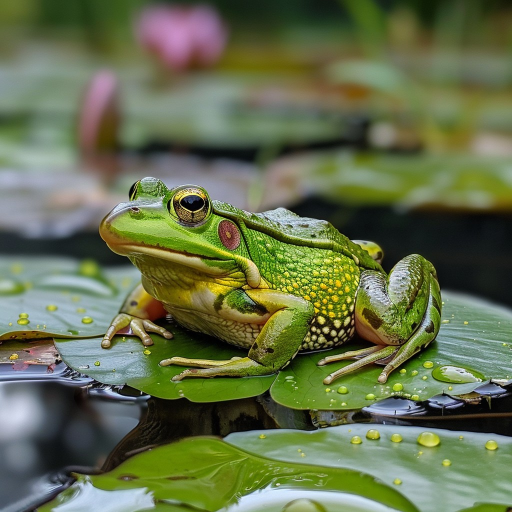
#> input picture tutorial_01/res/frog.jpg, 1024 x 1024 px (shown at 1/2 size)
$ jupyter execute imagenes.ipynb   (shell and % lines are left out)
#> lines starting #> are read from the running program, lines starting #| are printed output that depends on the picture
# Tutorial 01 - Procesamiento de Imágenes

En este tutorial realizaremos operaciones básicas sobre imágenes.

# Setup

Este tutorial se puede ejecutar local en Jupyter lab o utilizar Google Colab.

## En Google Colab
Este tutorial se provee junto con archivos de recursos dentro de un archivo ".zip".
En caso de ejecutar en Google Colab hay que:

1. Descomprimir el zip en algún lado
2. Subir el contenido del zip a Google Drive en alguna carpeta (por ejemplo `udesa/I308/tutoriales/tutorial_01`)
3. Abrir este notebook .ipynb

[cell 1]
import os
import sys

# TODO: establecer el path en caso de trabajar con Colab
DRIVE_DIR = "udesa/I308/tutoriales/tutorial_01"

# detecta si estamos corriendo en Google Colab
try:
  from google.colab import drive
  COLAB = True
except:
  COLAB = False

if COLAB:
    # monta Google Drive
    drive.mount('/content/drive')

    base_path = "/content/drive/MyDrive/"
    path = os.path.join(base_path, DRIVE_DIR)

    %cd {path}
    sys.path.append(path)

# Librerías de manejo de imágenes

Si bien en este tutorial vamos a utilizar OpenCV, en Python existen varias librerías para manipular imágenes, cada una con diferentes fortalezas dependiendo del tipo de tarea.

Entre las más populares tenemos:

- [OpenCV](https://opencv.org/)
- [Pillow](https://pillow.readthedocs.io/en/stable/#)
- [scikit-image](https://scikit-image.org/)

## OpenCV

OpenCV es una librería esencial de visón por computadora.

El proyecto inicial fue desarrollado por Intel Research (Rusia), ~1999 con el propósito de tener una base de código eficiente y estandarizada evitando  "reinventar la rueda" cada vez. Luego fue creciendo y ganando popularidad, en 2006 fue impulsada por la empresa Willow Garage (creadora del Robot Operating System, ROS). Hoy en día es mantenida por varias empresas.

Sus principales características son Open Source, código optimizado en C++ portable, con conectores a varios otros lenguajes como Python y Javascript.

## Documentación

- [Referencia](https://docs.opencv.org/4.10.0/), [Python](https://docs.opencv.org/4.10.0/d6/d00/tutorial_py_root.html)

## Repositorios

Está codeada en C y C++, se puede compilar optimizado para la arquitectura de hard donde se dersea correr.

- [librería](https://github.com/opencv/opencv)

- [contrib](https://github.com/opencv/opencv_contrib) (código experimental, y algoritmos no incluidos por default)

- [OpenCV python bindings](https://github.com/opencv/opencv-python).
los bindings de Python nos permiten invocar código en C y C++, desde código python, de esta manera tenemos lo mejor de ambos mundos: Podemos trabajar a alto nivel sin tener que meternos con cuestiones implementativas como administrar memoria y aritmética de punteros, y teniendo todo el poder de cómputo de código optimizado y compilado para nuestra plataforma.

## OpenCV. Instalación

La instalación dependerá de dónde queramos correr y lo que queramos hacer.
En este curso vamos a usarlo desde los bindings de python.

### Instalación Local

Podemos instalar la librería pre-compilada desde pypi, desde [pypi.org](https://pypi.org/project/opencv-python/)  con el comando:

```
  pip install opencv-python
```
Esto puede demorar unos minutos.

### Instalación en Google Colab

En Google Colab, OpenCV ya viene instalado, y no hace falta instalarlo.

[cell 2]
# instalar OpenCV si fuera necesario

[cell 3]
# verifiquemos la versión de OpenCV que viene instalada en colab,
# la última version estable es:
import cv2

print(cv2.__version__)

# Manejo de Color y visualización

## Cargando imágenes con OpenCV

En el directorio de recursos `res` está la imagen "frog.jpg",
visualicémosla abriendola desde el panel izquierdo (files browser).

Ahora carguémosla en memoria usando la función [`imread`](https://docs.opencv.org/4.x/d4/da8/group__imgcodecs.html#gacbaa02cffc4ec2422dfa2e24412a99e2) de OpenCV.

[cell 4]
import cv2

image = cv2.imread("res/frog.jpg")
#> image is the input picture: shape (1024, 1024, 3); mean B, G, R 76.7, 111.1, 101.1

[cell 5]
# 1. de qué tipo es la variable img?
type(image)

[cell 6]
# 2. tamaño de la imagen y canales
image.shape
#> Out = (1024, 1024, 3)

[cell 7]
# 3. de que tipo es cada elemento de la matriz?
image.dtype

[cell 8]
# 4. cómo vemos los valores numéricos de un pixel?
image[222, 333, :]
#> Out = [137, 153, 136]

[cell 9]
# 5. extraigamos un recorte de la imagen. Cómo?
# numpy slicing
image[:3, :4, 0]
#> Out = [[40, 40, 41, 42], [41, 41, 42, 42], [42, 42, 42, 42]]

## Graficando imágenes con MatPlotLib

Para visualizar la imagen podemos usar la función [`imshow`](https://matplotlib.org/stable/api/_as_gen/matplotlib.pyplot.imshow.html) de matplotlib

[cell 10]
# si no está instalado matplotlib, instalémoslo:

[cell 11]
from matplotlib import pyplot as plt

# Grafiquemos la imagen usando matplotlib
# ¿Qué está pasando con los colores?

plt.imshow(image)
plt.show()

## Convirtiendo entre espacios de colores

[cell 12]
# OpenCV trabaja por default con imágenes en BGR, pero Matplotlib espera las imágenes en RGB!!!
# convirtámosla de BGR a RGB que es como MPL espera.

# al ser un array de numpy, puedo hacer slicing para separar los canales
import numpy as np

b = image[:, :, 0]
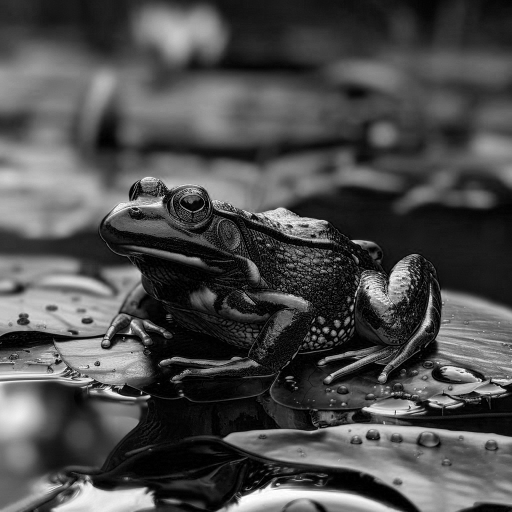
#> b: shape (1024, 1024) (shown at 1/2 size); min 0, max 255, mean 76.7
g = image[:, :, 1]
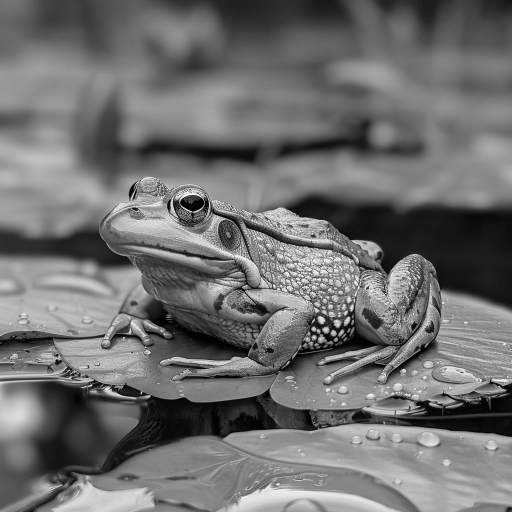
#> g: shape (1024, 1024) (shown at 1/2 size); min 0, max 255, mean 111.1
r = image[:, :, 2]

image_rgb = np.stack([r, g, b], axis=2)

print(image_rgb.shape)
#| (1024, 1024, 3)
plt.imshow(image_rgb)
plt.show()

## Conversión entre espacios de colores usando OpenCV

OpenCV provee la funcion [cv2.cvtColor](https://docs.opencv.org/4.x/d8/d01/group__imgproc__color__conversions.html#ga397ae87e1288a81d2363b61574eb8cab) que permite transformar imagenes entre espacios de color.

[cell 13]
image_rgb = cv2.cvtColor(image, cv2.COLOR_BGR2RGB)
plt.imshow(image_rgb)
plt.show()

## Escala de grises

[cell 14]
# cvtColor nos permite llevar una imagen color a escala de grises
img_gray = cv2.cvtColor(image, cv2.COLOR_BGR2GRAY)
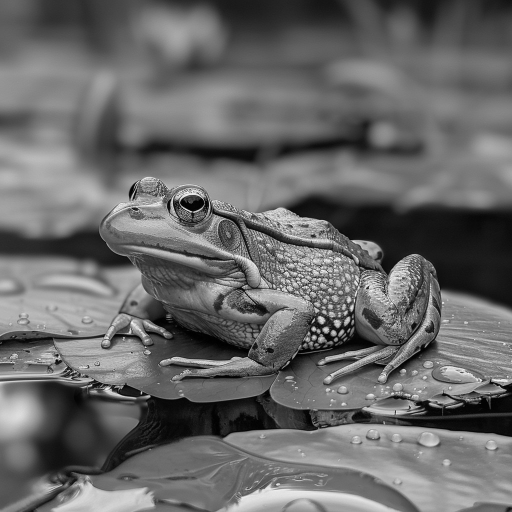
#> img_gray: shape (1024, 1024) (shown at 1/2 size); min 0, max 254, mean 104.2

print(img_gray.shape)
#| (1024, 1024)

plt.imshow(img_gray)
plt.show()

# Pero no se ve en gris se ve en azul y verde!!!
# ¿qué está pasando?

Cuando graficamos una imagen de un solo canal,
matplotlib usa un ["colormap"](https://matplotlib.org/stable/users/explain/colors/colormaps.html) para mapear los colores que se visualizan. Es básicamente una función que asigna un color en RGB para cada valor posible en la imagen.

Por default se usa `cmap='viridis'`, pero hay muchos otros colormaps como 'inferno', 'plasma', 'gray', etc.

[cell 15]
# Si queremos que la escala de grises se grafique en gris,
# entonces tenemos que usar cmap 'gray'
plt.imshow(img_gray, cmap='gray')

# esto incluye la barra lateral con la referencia de los valores de cada color
plt.colorbar()
plt.show()
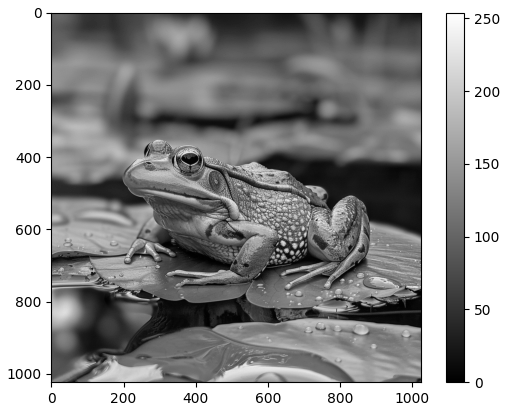
#> figure drawn by matplotlib, 2 panels

## Espacio de colores HSV

la función de OpenCV cvtColor permite transformar una imagen al espacio de color HSV.

[cell 16]
# algo similar sucede con el espacio de color HSV
# img = cv2.imread("res/hsv.png")
img = cv2.imread("res/frog.jpg")
rgb = cv2.cvtColor(image, cv2.COLOR_BGR2RGB)
hsv = cv2.cvtColor(image, cv2.COLOR_BGR2HSV)
#> hsv: shape (1024, 1024, 3); mean H, S, V 55.1, 106, 116.1

# ¿Qué sucede cuando queremos graficar una imagen HSV de opencv con matplotlib?
plt.imshow(hsv)
plt.show()

## Transformaciones en HSV
En general uno no plotea cosas en HSV, más bien convierte a HSV
para que sea más fácil realizar alguna transformación en ese espacio
y luego vuelve a RGB (o BGR) para visualizar los resultados.

[cell 17]
# Por Ejemplo:
# disminuyamos la saturación del color de la imagen:

# 1. convertimos de BGR a HSV
hsv = cv2.cvtColor(image, cv2.COLOR_BGR2HSV)

# 2. separamos los canales
h, s, v = cv2.split(hsv)
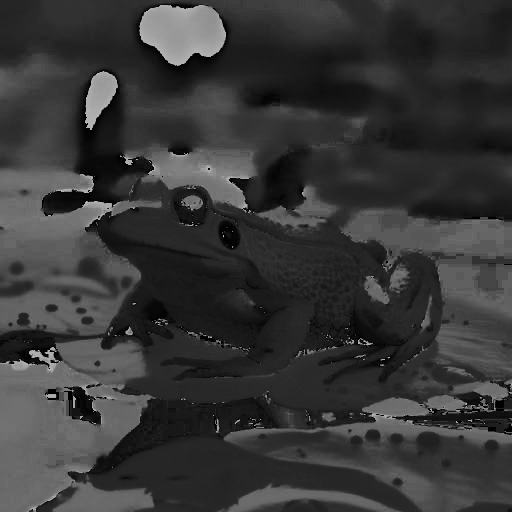
#> h: shape (1024, 1024) (shown at 1/2 size); min 0, max 179, mean 55.1
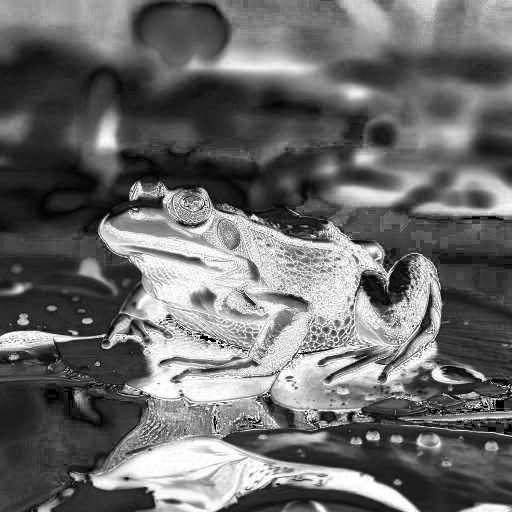
#> s: shape (1024, 1024) (shown at 1/2 size); min 0, max 255, mean 106
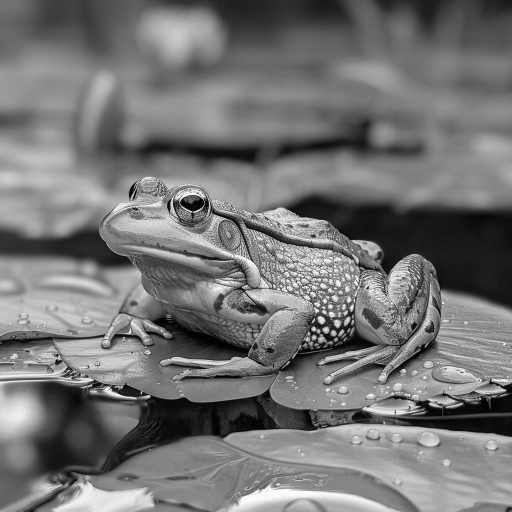
#> v: shape (1024, 1024) (shown at 1/2 size); min 0, max 255, mean 116.1

# 3. bajamos la saturación a un 25% de la original
s = (s * 0.25).astype(np.uint8)
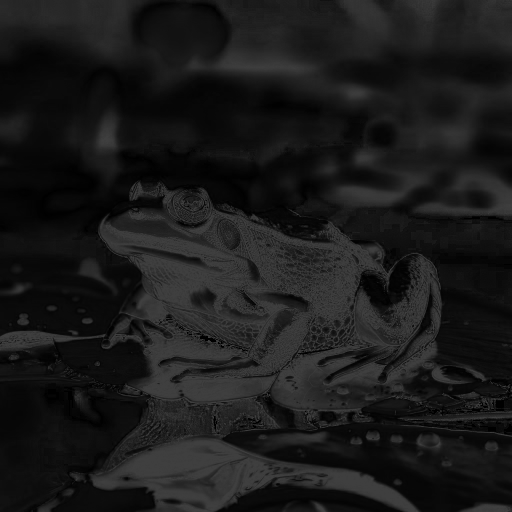
#> s: shape (1024, 1024) (shown at 1/2 size); min 0, max 63, mean 26.1

# 4. mergeamos los canales
hsv_desat = cv2.merge([h, s, v])
#> hsv_desat: shape (1024, 1024, 3); mean H, S, V 55.1, 26.1, 116.1

# 5. pasamos a RGB para plotear
rgb_original = cv2.cvtColor(image, cv2.COLOR_BGR2RGB)
rgb_desat = cv2.cvtColor(hsv_desat, cv2.COLOR_HSV2RGB)
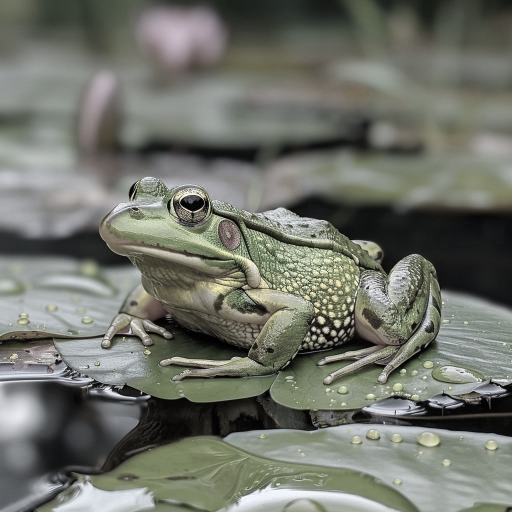
#> rgb_desat: shape (1024, 1024, 3) (shown at 1/2 size); mean R, G, B 112.1, 114.7, 106

plt.imshow(rgb_original)
plt.title("original")
plt.show()

plt.imshow(rgb_desat)
plt.title("des-saturada")
plt.show()

## HSV en OpenCV

Ojo porque HSV [en OpenCV es con HSV medio "tricky"](https://docs.opencv.org/4.x/de/d25/imgproc_color_conversions.html#color_convert_rgb_hsv).

OpenCV trabaja con valores entre 0 y 255 para los canales S y V.
Pero el canal H lo representa con un ángulo entre 0 y 180º. (el resto del mundo usa 360º)

¿Por qué imaginamos que hicieron tal cosa?

## Parámetros de Matplotlib

Algunos parámetros últiles para gráficos de imágenes usando matplotlib pueden ser:

[cell 18]
plt.figure(figsize=(8, 8)) # plot más grande
plt.imshow(image_rgb)
plt.axis('off') # apaga los ejes
plt.show()

## Graficando varias imágenes con subplot

[cell 19]
# Si tenemos varias imágenes:
im1 = cv2.imread("res/frog.jpg")
im2 = cv2.imread("res/img.png")
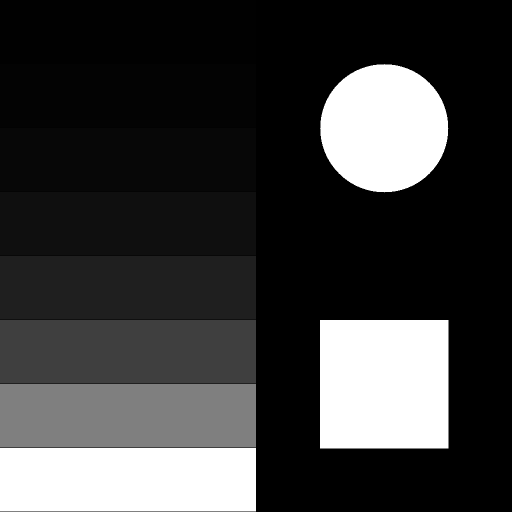
#> input picture tutorial_01/res/img.png, 1024 x 1024 px (shown at 1/2 size)
#> im2 is the input picture: shape (1024, 1024, 3); min 0, max 255, mean 59.7

images = [
    im1, im2, im1,
    im2, im1, im2,
]

titles = [
    f"image {i+1}"
    for i in range(len(images))
]
#> titles = ['image 1', 'image 2', 'image 3', 'image 4', 'image 5', 'image 6']

# podemos graficarlas en grilla usando "subplots"
fig, axes = plt.subplots(2, 3, figsize=(10, 8))

for i, ax in enumerate(axes.flat):
    im = cv2.cvtColor(images[i], cv2.COLOR_BGR2RGB)
    title = titles[i]
    ax.imshow(im)
    ax.set_title(title)
    ax.axis('off')
#> this loop made 6 passes
#> title on passes 1 to 6: 'image 1', 'image 2', 'image 3', 'image 4', 'image 5', 'image 6'

plt.tight_layout()
plt.show()

## librería i308-utils

Graficar varias imágenes en una grilla es una tarea que vamos a hacer seguido.

¿Cómo podríamos reducir un poco el código "boilerplate"?

=> llevamos el código a una función genérica.

Se provee este pequeño [paquete de utilidades](https://github.com/udesa-vision/i308-utils), que incluye entre otras cosas, algunas funciones para facilitar las tareas repetitivas.

[cell 20]
from i308_utils import show_images

show_images(
    images,
    titles,
    grid=(2, 3),
    #title="hello"
    #subtitle="hello",
    #figsize=(6, 4)
)
#> (this line was passed over: i308_utils is not available in this run)

[cell 21]
# también se provee la función imshow
from i308_utils import imshow

imshow(image)
#> (this line was passed over: i308_utils is not available in this run)

# Transformaciones puntuales

En adelante, por simplicidad los próximos ejercicios los vamos a realizar con imágenes en escala de grises.

Los mismos conceptos se pueden extender a más canales.

[cell 22]
# Usaremos el modificador cv2.IMREAD_GRAYSCALE para leerla
# en escala de grises:
# (es equivalente a leer la imagen en color y luego convertirla a escala de grises)

image = cv2.imread("res/frog.jpg", flags=cv2.IMREAD_GRAYSCALE)
#> image: shape (1024, 1024); min 0, max 255, mean 104.2

[cell 23]
imshow(image)
#> (this line was passed over: i308_utils is not available in this run)

## Generar una imagen sintética

las imagenes se pueden trabajar como arrays de numpy.

Podemos generar un array de numpy y generar imagenes sintéticas por codigo.

[cell 24]
# Las imágenes se representan con arrays de numpy.
# ¿cómo puedo crear una imagen sintética?
import numpy as np

# 3x3 en grayscale con todos los pixeles negros?

f = np.zeros((3, 3), dtype='uint8')
imshow(f)
#> (this line was passed over: i308_utils is not available in this run)

[cell 25]
# usando numpy generemos:
# - dos imágenes sintéticas f y g de 8x8 pixeles,
# - en escala de grises,
# - con todos valores =1, excepto en las diagonales (i, i),
#    donde vamos haciendo crecer el valor exponencialmente. 2 ^ i - 1
#
# import numpy as np
# img = ...

import numpy as np
f = np.ones((8, 8), dtype='uint8')
g = np.ones((8, 8), dtype='uint8')

for i in range(8):
  f[i, i] = 2 ** (i + 1) - 1
  g[8 - i - 1, i] =  2 ** (i + 1) - 1

[cell 26]
f

[cell 27]
g

[cell 28]
show_images([f, g], ['imagen f', 'imagen g'])
#> (this line was passed over: i308_utils is not available in this run)

# Guardando una imagen

Usando la función de OpenCV imwrite, guardemos la imagen f en el directorio de recursos como archivo ".png"

OBS: el formato se auto-detecta según la extensión especificada en el nombre de archivo

[cell 29]
# Guarda la imagen f en el directorio de recursos como res/f.png
filename = "res/f.png"
#filename = "x/y.jpg"
cv2.imwrite(filename, f)

[cell 30]
import os

f2 = cv2.imread(filename, cv2.IMREAD_GRAYSCALE)

show_images([f, f2], ["f original", "f recuperada de disco"])
#> (this line was passed over: i308_utils is not available in this run)

## Transformaciones - Operadores Puntuales

Sean $f$, $g$ y $h$ imágenes

$f: V → W $,

$g: V → W $,

$h: V → W $,

con $ V \subset Z^2 $, finito y contiguo, y $ W \subseteq [0, L-1] $. Donde L es la cantidad de niveles de gris.

Sean r, s y t los niveles de gris de f, g y h respectivamente:

$ f(x, y) = r $,

$ g(x, y) = s $,

$ h(x, y) = t $.

[cell 31]
show_images([f, g], ["f", "g"])
#> (this line was passed over: i308_utils is not available in this run)
